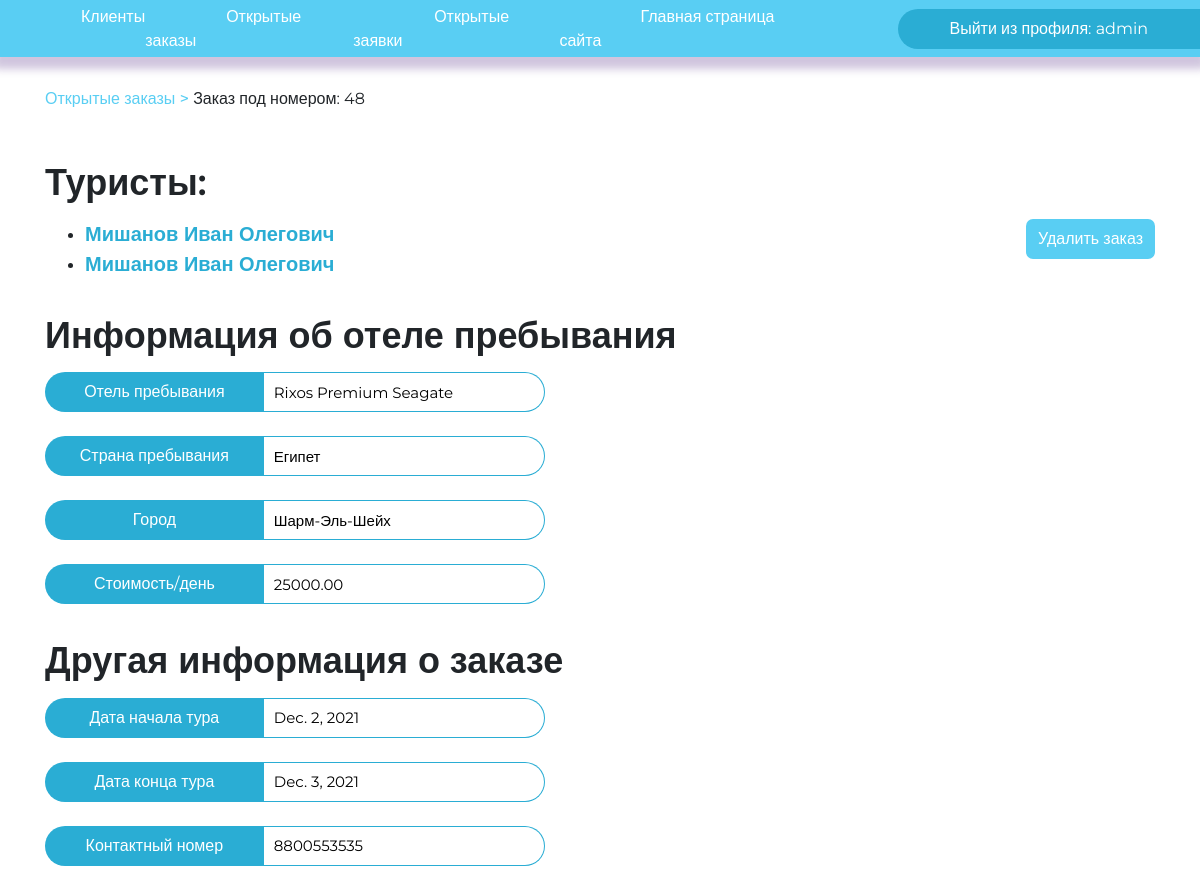
The page /agent/contract/48/ (signed in) on the database its author committed.
### djangoApp/models.py (models this page shows, shortened)
class Contract(models.Model):
    client_id = models.ForeignKey(Client, on_delete=models.CASCADE)
    hotel_id = models.ForeignKey(Hotel, on_delete=models.CASCADE)
    group_id = models.ForeignKey(
        GroupClient, on_delete=models.CASCADE, blank=True, null=True)
    sell_date = models.DateField(null=True, blank=True)
    start_date = models.DateField()
    end_date = models.DateField()
    contact_numberRegex = RegexValidator(regex=r'^((8|\+7)[\- ]?)?(\(?\d{3}\)?[\- ]?)?[\d\- ]{7,10}$',
                                         message="Номер телефона введен в неверном формате! Пример: +79261234567, 89261234567, 79261234567, 123-45-67 и т.п.")
    contact_number = models.CharField(
        max_length=13, validators=[contact_numberRegex])

class Client(models.Model):
    surname = models.CharField(max_length=30)
    name = models.CharField(max_length=30)
    patronymic = models.CharField(max_length=30)
    address = models.CharField(max_length=50)
    email = models.CharField(max_length=50)
    pass_and_serial = models.CharField(
        max_length=12, db_index=True, null=True, blank=True)
    numeric = RegexValidator(r'^[0-9+]', 'В этом поле разрешены только цифры')
    pass_number = models.CharField(max_length=6, validators=[
                                   MinLengthValidator(6, 'Длина номера паспорта 6 цифр'), numeric])
    pass_serial = models.CharField(max_length=4, validators=[
                                   MinLengthValidator(4, 'Длина серии паспорта 4 цифры'), numeric])

class Hotel(models.Model):
    country_id = models.ForeignKey(Country, on_delete=models.CASCADE)
    name = models.CharField(max_length=30)
    town = models.CharField(max_length=30)
    price = models.DecimalField(max_digits=20, decimal_places=2)
    wi_fi = models.CharField(
        choices=(('1', '1'), ('0', '0')), default=0, max_length=30)
    beach = models.CharField(
        choices=(('1', '1'), ('0', '0')), default=0, max_length=30)
    air_conditioning = models.CharField(
        choices=(('1', '1'), ('0', '0')), default=0, max_length=30)
    child = models.CharField(
        choices=(('1', '1'), ('0', '0')), default=0, max_length=30)
    bar = models.CharField(
        choices=(('1', '1'), ('0', '0')), default=0, max_length=30)
    desc = models.TextField(max_length=200)

class Country(models.Model):
    name = models.CharField(max_length=30)
    money = models.CharField(max_length=30)
    language = models.CharField(max_length=30)
    class Meta:
        verbose_name_plural = "Countries"

### djangoApp/views.py (the view)
# urls.py: path('agent/contract/<int:id>/', FullContract.as_view(), name='get_full_contract'),
class FullContract(LoginRequiredMixin, View):
    redirect_field_name = None
    def get(self, request, id):
        contract = get_full_contract(id)
        context = {'full_contract': contract,
                   }
        return render(request, 'full_contract.html', context=context)

### djangoApp/base.py (called while the page is built)
def get_full_contract(id):
    contract = Contract.objects.filter(id=id).first()
    return contract

### djangoApp/templates/full_contract.html (shortened to what this page needs)
{% extends 'secret_panel.html' %}
{% block currPath %} <div class="path"><a href="/agent/">Открытые заказы ></a> Заказ под номером: {{ full_contract.id }}
</div>{% endblock %}
{% block content %}
<div style="margin-top: 50px">
    <h1 class="semi-text" style="margin-bottom:15px;">Туристы:</h1>
    <button class="btn btn-primary" data-bs-toggle="modal" data-bs-target="#delete_submit" style="float:right;">Удалить заказ</button>
    <ul id="clients-ul">
        {% if full_contract.group_id %}
        {% for client in full_contract.group_id.client.all %}
        <li><a href="/agent/client/{{client.id}}/" class="client-list">{{client.surname}} {{client.name}}
                {{client.patronymic}}</a></li>
        {% endfor %}
        {% else %}
        <li><a href="/agent/client/{{full_contract.client_id.id}}/" class="client-list">
                {{full_contract.client_id.surname}} {{full_contract.client_id.name}} {{full_contract.client_id.patronymic}}</a></li>
        {% endif %}
    </ul>
    <h1 class="semi-text" style="margin-bottom:15px; margin-top: 35px">Информация об отеле пребывания</h1>
    <div class="enter-container" style="width: 500px;">
        <span class="enterPL-invite">Отель пребывания</span><input type="text" value="{{ full_contract.hotel_id.name }}"
            readonly class="enterPL-input" />
    </div>
    <div class="enter-container" style="width: 500px;">
        <span class="enterPL-invite">Страна пребывания</span><input type="text"
            value="{{ full_contract.hotel_id.country_id.name }}" readonly class="enterPL-input" />
    </div>
    <div class="enter-container" style="width: 500px;">
        <span class="enterPL-invite">Город</span><input type="text" value="{{ full_contract.hotel_id.town }}" readonly
            class="enterPL-input" />
    </div>
    <div class="enter-container" style="width: 500px;">
        <span class="enterPL-invite">Стоимость/день</span><input type="text" value="{{ full_contract.hotel_id.price }}"
            readonly class="enterPL-input" />
    </div>
    <h1 class="semi-text" style="margin-bottom:15px; margin-top: 35px">Другая информация о заказе</h1>
    <div class="enter-container" style="width: 500px;">
        <span class="enterPL-invite">Дата начала тура</span><input type="text" value="{{ full_contract.start_date }}"
            readonly class="enterPL-input" />
    </div>
    <div class="enter-container" style="width: 500px;">
        <span class="enterPL-invite">Дата конца тура</span><input type="text" value="{{ full_contract.end_date }}"
            readonly class="enterPL-input" />
    </div>
    <div class="enter-container" style="width: 500px;">
        <span class="enterPL-invite">Контактный номер</span><input type="text"
            value="{{ full_contract.contact_number }}" readonly class="enterPL-input" />
    </div>
</div>
{% endblock %}

### djangoApp/templates/secret_panel.html (shortened to what this page needs)
<!DOCTYPE HTML PUBLIC "-//W3C//DTD HTML 4.01//EN" "http://www.w3.org/TR/html4/strict.dtd">
<html>
<head>
    <link rel="stylesheet" type="text/css" href="/static/css/style.css">
    <link rel="stylesheet" href="https://cdn.jsdelivr.net/npm/bootstrap@4.5.3/dist/css/bootstrap.min.css"
>
</head>
<body>
    <header>
        <nav class="menu" style="background-color: #59CEF3;">
            {% if request.user.is_authenticated %}
            <ul>
                <li><a href="/agent/clients">Клиенты</a></li>
                <li><a href="/agent/">Открытые заказы</a></li>
                <li><a href="/agent/calls/">Открытые заявки</a></li>
                <li><a href="/">Главная страница сайта</a></li>
            </ul>
            <a href="{% url 'logout' %}" class="btn btn-primary" id="logout">Выйти из профиля: {{user.username}}</a>
            {% else %}
            <span class="text-light ml-3">Требуется авторизация! Покиньте эту страницу если вы попали на нее
                случайно.</span>
            {% endif %}
        </nav>
    </header>
    <div class="container">
        {% block currPath %}{% endblock %}
        {% block content %}
        {% endblock %}
    </div>
</body>
</html>

### djangoApp/static/css/style.css (style rules this page uses)
body { margin: 0px; padding: 0px 0px 0px; font-family: 'Montserrat', sans-serif !important; font-style: normal !important; font-weight: normal !important; min-height: 100vh; }
.btn-primary { display: flex !important; background-color: #59CEF3 !important; height: 40px !important; border-radius: 7px !important; line-height: 1.5 !important; align-items: center !important; justify-content: center !important; font-size: 20 !important; text-decoration: none !important; color: #fff; border: none !important; }
.semi-text { font-size: 36px; font-weight: 600; }
header .menu { background-color: #ED9E72; padding: 15px 0px 15px 0px; display: flex; align-items: center; box-shadow: 0px 6px 8px 6px rgba(69, 26, 124, 0.25); height: 57px; flex-direction: row; z-index: 3; }
header .menu a { margin-left: 81px; color: #fff; text-decoration: none; }
header .menu #logout { background-color: #2aadd4 !important; width: 306px; height: 100%; border-radius: 30px 0 0 30px !important; }
header .menu ul { margin-left: auto; padding: 0; margin: 0; margin-left: auto; list-style-type: none; display: flex; }
.enterPL-invite { background-color: #2aadd4; width: 43.75%; height: 40px; display: flex; align-items: center; justify-content: center; border-radius: 25px 0px 0px 25px; color: #fff; }
.enter-container { display: flex; direction: row; flex-wrap: nowrap; margin-bottom: 24px; }
.enterPL-input { width: 56.25%; height: 40px; border: 1px solid #2aadd4; border-left: none; box-sizing: border-box; font-size: 15px; border-radius: 0 25px 25px 0; padding-left: 10px; }
.path { margin-top: 30px; }
.path a { color: #59CEF3 !important; text-decoration: none !important; font-weight: 500; font-size: 20; }
.client-list { font-size: 20px; font-weight: 600; color: #2aadd4; }

### rows shown on the page
Contract: id "48", hotel_id.name "Rixos Premium Seagate", hotel_id.country_id.name "Египет", hotel_id.town "Шарм-Эль-Шейх", hotel_id.price "25000.00", start_date "Dec. 2, 2021", end_date "Dec. 3, 2021", contact_number "8800553535"
Client: surname "Мишанов", name "Иван", patronymic "Олегович"
Client: surname "Мишанов", name "Иван", patronymic "Олегович"

### other values the page prints
{{ user.username }} "admin"
